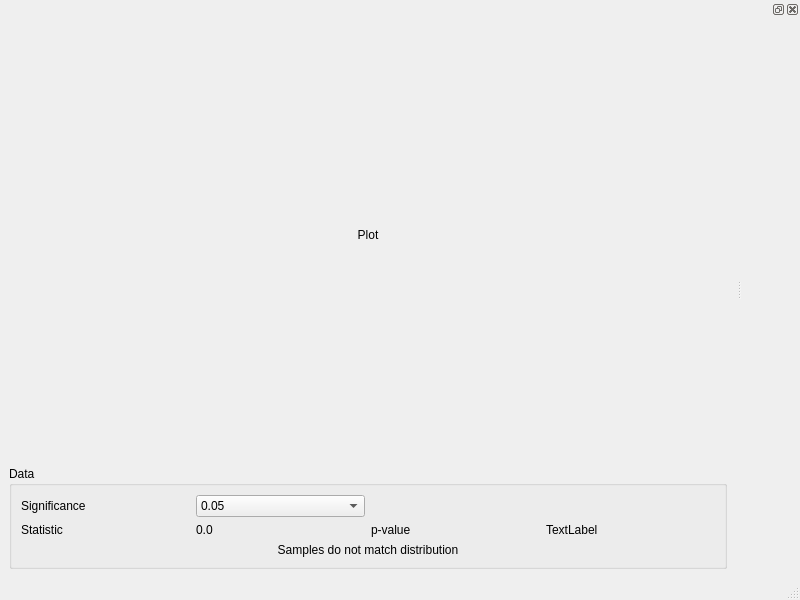
<?xml version="1.0" encoding="UTF-8"?>
<ui version="4.0">
 <class>MainWindow</class>
 <widget class="QMainWindow" name="MainWindow">
  <property name="geometry">
   <rect>
    <x>0</x>
    <y>0</y>
    <width>800</width>
    <height>600</height>
   </rect>
  </property>
  <property name="windowTitle">
   <string>Crimer-Von Mises criterion test</string>
  </property>
  <widget class="QWidget" name="centralwidget">
   <layout class="QVBoxLayout" name="verticalLayout">
    <item>
     <widget class="QWidget" name="widgetPlotContainer" native="true">
      <property name="sizePolicy">
       <sizepolicy hsizetype="MinimumExpanding" vsizetype="MinimumExpanding">
        <horstretch>0</horstretch>
        <verstretch>0</verstretch>
       </sizepolicy>
      </property>
      <layout class="QVBoxLayout" name="verticalLayout_2">
       <item>
        <widget class="QLabel" name="valuePlot">
         <property name="sizePolicy">
          <sizepolicy hsizetype="Preferred" vsizetype="Preferred">
           <horstretch>0</horstretch>
           <verstretch>0</verstretch>
          </sizepolicy>
         </property>
         <property name="text">
          <string>Plot</string>
         </property>
         <property name="alignment">
          <set>Qt::AlignCenter</set>
         </property>
        </widget>
       </item>
      </layout>
     </widget>
    </item>
    <item>
     <widget class="QGroupBox" name="groupData">
      <property name="sizePolicy">
       <sizepolicy hsizetype="Preferred" vsizetype="Preferred">
        <horstretch>0</horstretch>
        <verstretch>0</verstretch>
       </sizepolicy>
      </property>
      <property name="title">
       <string>Data</string>
      </property>
      <layout class="QGridLayout" name="gridLayout">
       <item row="1" column="0">
        <widget class="QLabel" name="labelStatistic">
         <property name="text">
          <string>Statistic</string>
         </property>
        </widget>
       </item>
       <item row="1" column="2">
        <widget class="QLabel" name="labelPValue">
         <property name="text">
          <string>p-value</string>
         </property>
        </widget>
       </item>
       <item row="1" column="1">
        <widget class="QLabel" name="valueStatistic">
         <property name="sizePolicy">
          <sizepolicy hsizetype="Preferred" vsizetype="Preferred">
           <horstretch>0</horstretch>
           <verstretch>0</verstretch>
          </sizepolicy>
         </property>
         <property name="text">
          <string>0.0</string>
         </property>
        </widget>
       </item>
       <item row="1" column="3">
        <widget class="QLabel" name="valuePValue">
         <property name="sizePolicy">
          <sizepolicy hsizetype="Preferred" vsizetype="Preferred">
           <horstretch>0</horstretch>
           <verstretch>0</verstretch>
          </sizepolicy>
         </property>
         <property name="text">
          <string>TextLabel</string>
         </property>
        </widget>
       </item>
       <item row="2" column="0" colspan="4">
        <widget class="QLabel" name="valueHypothesis">
         <property name="text">
          <string>Samples do not match distribution</string>
         </property>
         <property name="alignment">
          <set>Qt::AlignCenter</set>
         </property>
        </widget>
       </item>
       <item row="0" column="0">
        <widget class="QLabel" name="labelSignificance">
         <property name="text">
          <string>Significance</string>
         </property>
        </widget>
       </item>
       <item row="0" column="1">
        <widget class="QComboBox" name="inputSignificance">
         <property name="currentIndex">
          <number>1</number>
         </property>
         <item>
          <property name="text">
           <string>0.01</string>
          </property>
         </item>
         <item>
          <property name="text">
           <string>0.05</string>
          </property>
         </item>
         <item>
          <property name="text">
           <string>0.10</string>
          </property>
         </item>
        </widget>
       </item>
      </layout>
     </widget>
    </item>
   </layout>
  </widget>
  <widget class="QMenuBar" name="menubar">
   <property name="geometry">
    <rect>
     <x>0</x>
     <y>0</y>
     <width>800</width>
     <height>26</height>
    </rect>
   </property>
  </widget>
  <widget class="QStatusBar" name="statusbar"/>
  <widget class="QDockWidget" name="dockWidget">
   <attribute name="dockWidgetArea">
    <number>2</number>
   </attribute>
   <widget class="QWidget" name="controlWidget"/>
  </widget>
 </widget>
 <resources/>
 <connections/>
</ui>
